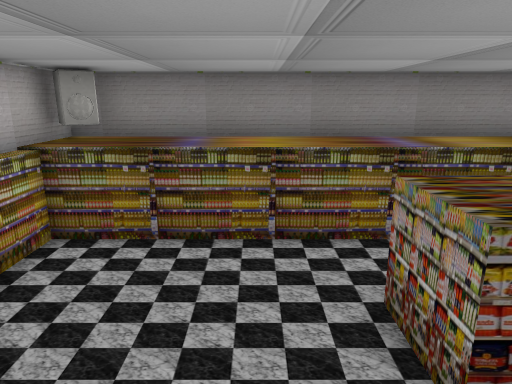
View 1 (above)

16 first-person views from a walk through a 3-D level made in the Unity game engine. The camera is 1.4 m above the floor, tilts 14° down and sees 70° across. The floor is counted in squares, 0.5 m on a side. Each view is taken from the middle of a square. On the plan, view 1 faces up. The plan holds only what a view shows up to about 20 squares ahead; the rest is blank. The player is left out. Some surface patterns are stand-ins.

View 2
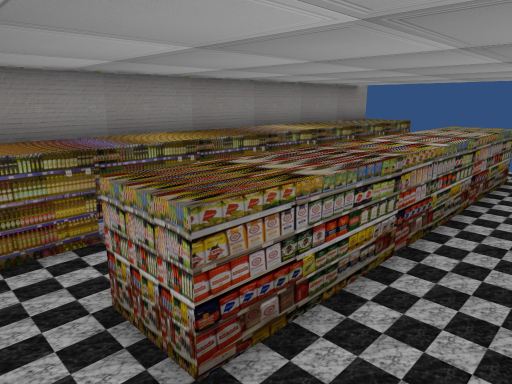

View 3
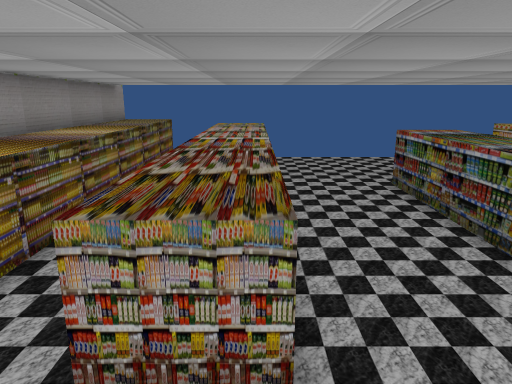

View 4
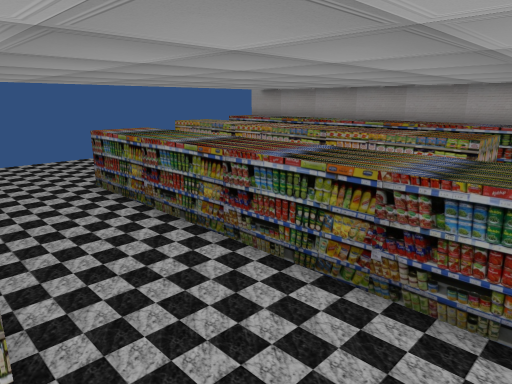

View 5
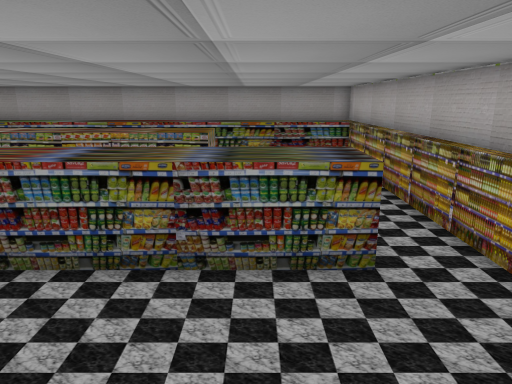

View 6
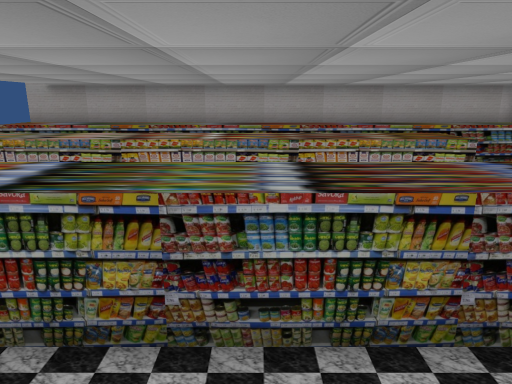

View 7
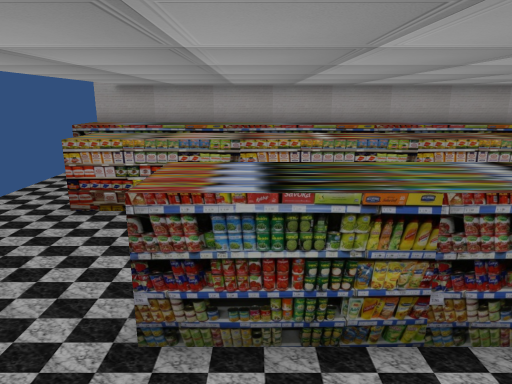

View 8
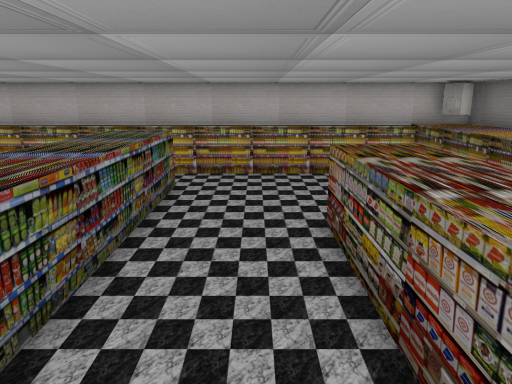

View 9
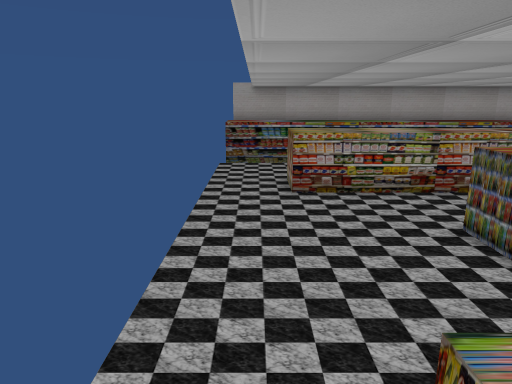

View 10
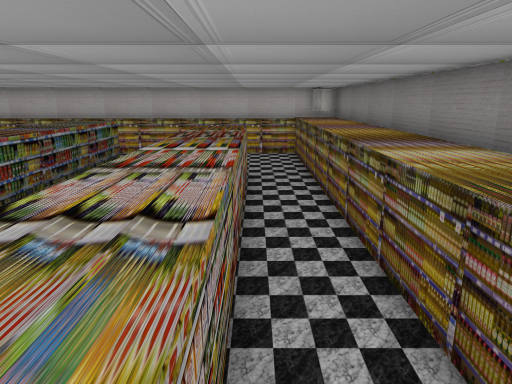

View 11
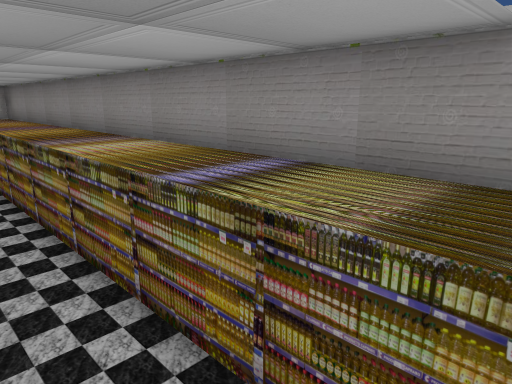

View 12
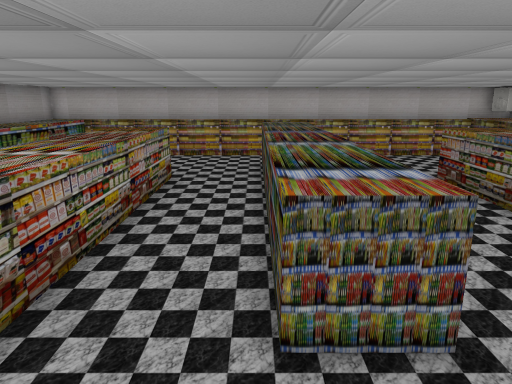

View 13
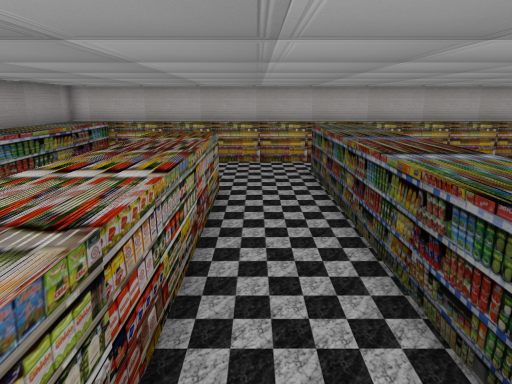

View 14
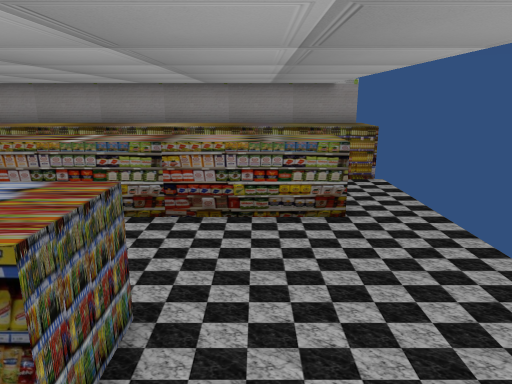

View 15
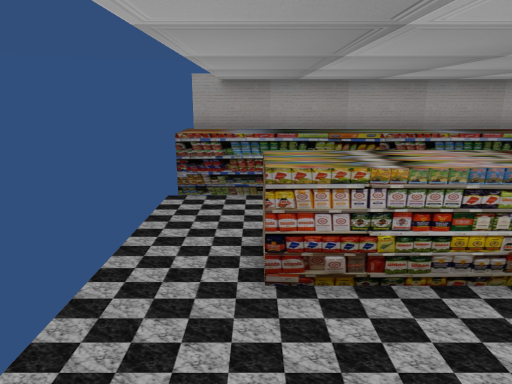

View 16
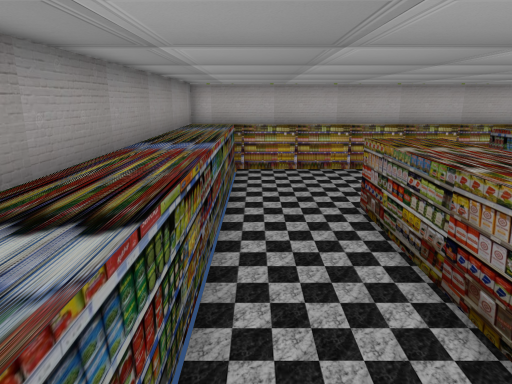

### Floor plan
Key: @ floor where view 1 was taken; # wall or solid block; . floor; = window, fence, low wall or low ledge; ^ raised ledge; O other object.
Columns run from 5 left of view 1 to 17 right of it. Each row starts with its distance up from view 1.
  9 ^O####################^
  8 ^#^^^^^^^^^^^^^^^^^^^#^
  7 ^=====================^
  6 ^=.....................
  5 ^=.....==============..
  4 ^=.....=^^^^^^^^^^^^=..
  3 ^=.....==============..
  2 ^=.....................
  1 ^=.....................
  0 ^=...@.................
 -1 ^=.....................
 -2 ^=.============== .....
 -3 ^=.=^^^^^^^^^^^^^ .....
 -4 ^=.==============......
 -5 ^=.....................
 -6 ^=.....................
 -7 ^=.....==============..
 -8 ^=....=^^^^^^^^^^^^^=..
 -9 ^=....===============..
-10 ^=............      ...
-11 ^=............      ...
-12 ^=............  .   ...
-13 ^#====================^
-14 ^^^^^^^^^^^^^^^^^^^^^#^
-15 ^^^^^^^^^^^^^^^^^^^^^^^

Positions as (right, up) in squares from view 1, and headings:
1: (0, 0), facing up
2: (0, 0), facing up-right
3: (-1, 3), facing right
4: (-1, 3), facing down-right
5: (0, 4), facing down
6: (7, 2), facing down
7: (10, 2), facing down
8: (10, 1), facing left
9: (16, 4), facing down
10: (16, 5), facing left
11: (17, 5), facing up-left
12: (15, -4), facing left
13: (13, -6), facing left
14: (13, -6), facing up
15: (15, -2), facing down
16: (11, -12), facing left
